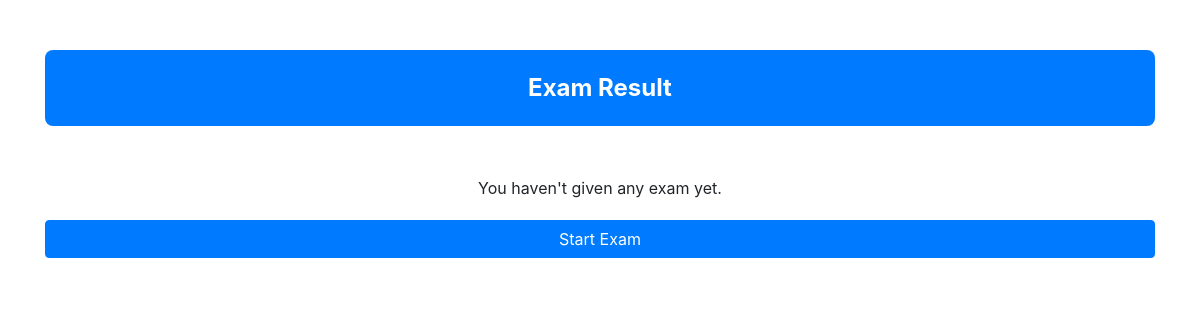
Page /view_score/ (signed in) on the earlier database version.
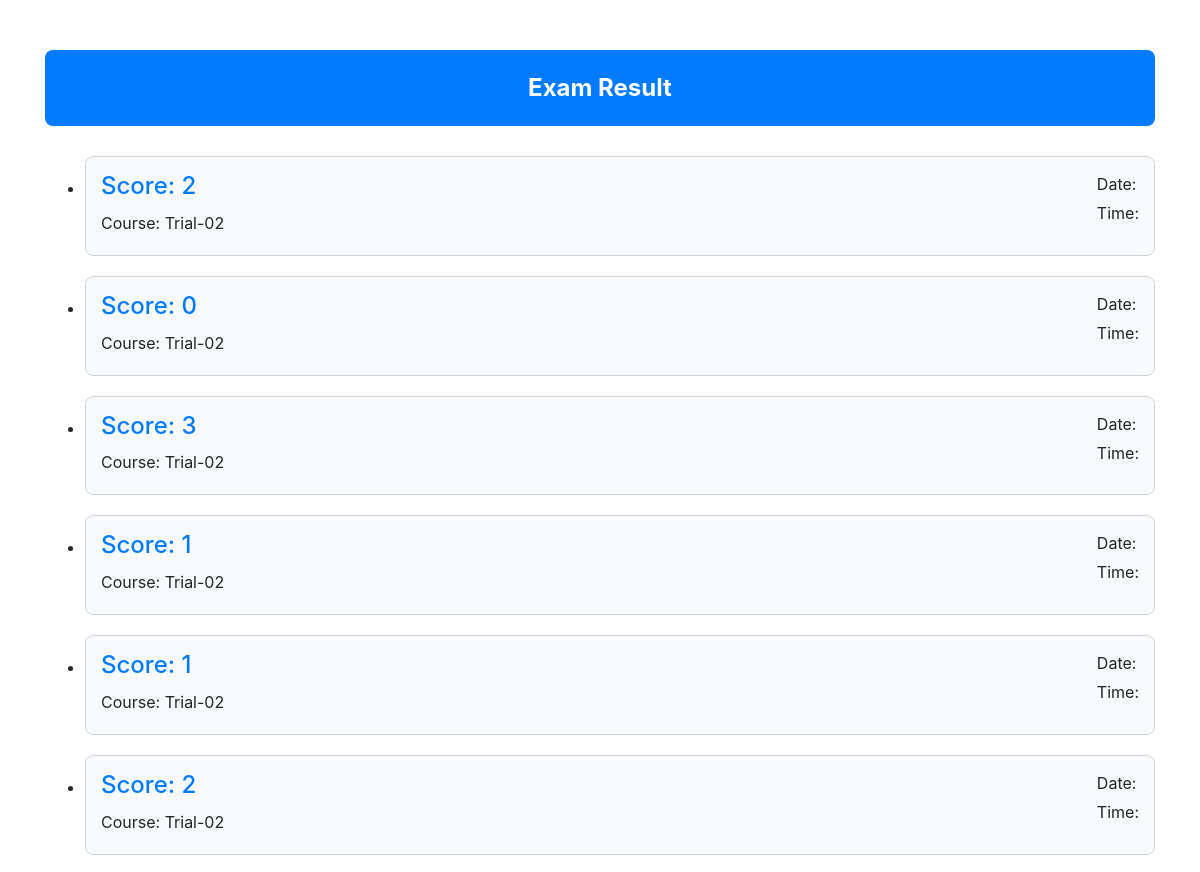
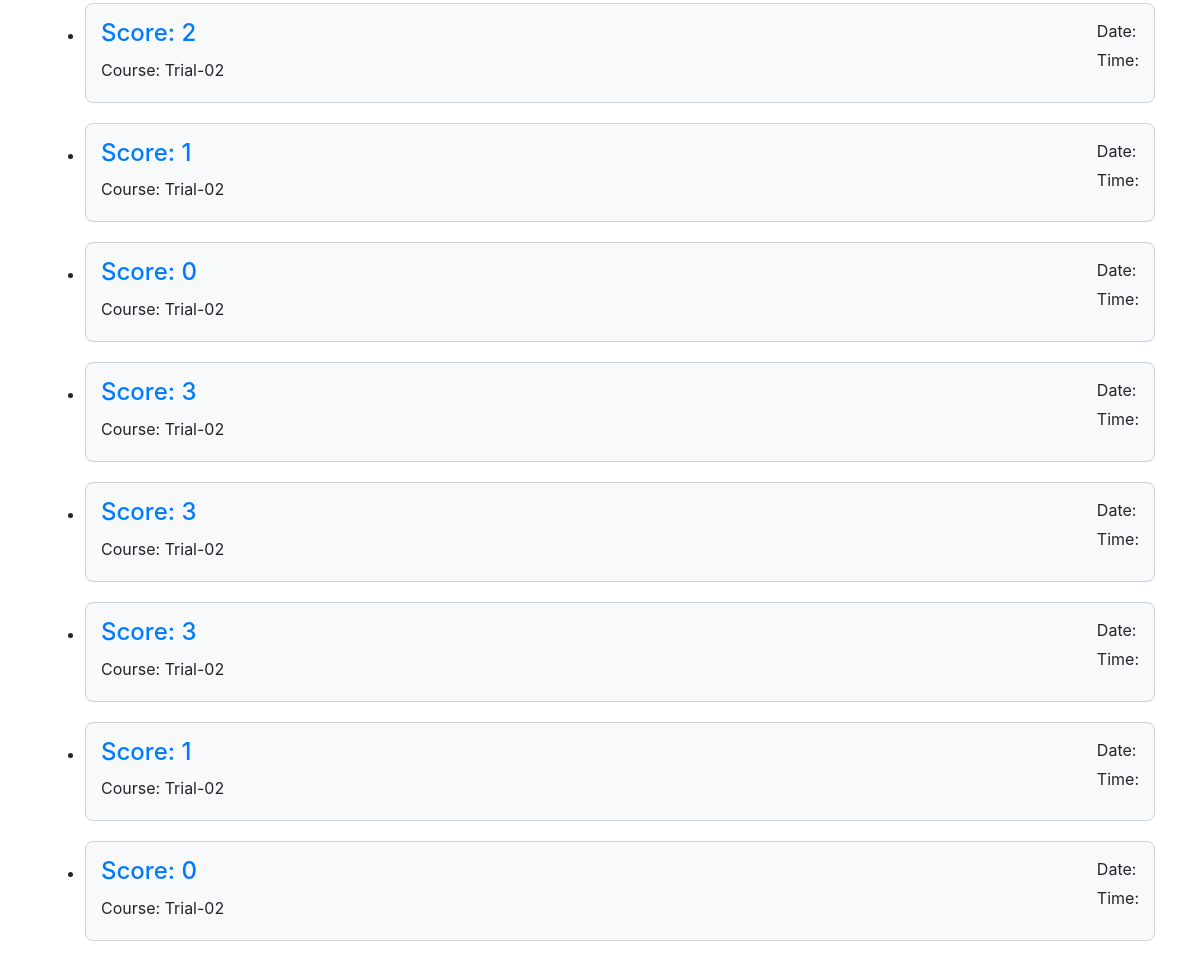
Same page on the later database version (2 pictures, top to bottom).
### main/models.py (models this page shows, shortened)
class ScoreBoard(models.Model):
    course = models.ForeignKey(Course, on_delete=models.CASCADE)
    user = models.ForeignKey(User, on_delete=models.CASCADE)
    score = models.IntegerField()

class Course(models.Model):
    course_name = models.CharField(max_length=100)

### main/views.py (the view)
# urls.py: path('view_score/', view_score, name='view_score'),  # Add view_score URL
@login_required(login_url='/login')
def view_score(request):
    user = request.user
    scores = ScoreBoard.objects.filter(user=user).select_related('course')
    context = {'score': scores}
    return render(request, 'score.html', context)

### main/templates/score.html (shortened to what this page needs)
<!DOCTYPE html>
<html lang="en">
<head>
  <link rel="stylesheet" href="https://stackpath.bootstrapcdn.com/bootstrap/4.4.1/css/bootstrap.min.css">
</head>
<body>
  <div class="container">
    <div class="result-container">
      <div class="result-header">
        Exam Result
      </div>
      {% if score %}
      <ul class="result-list">
        {% for s in score %}
        <li class="result-item">
          <h4>Score: {{ s.score }}</h4>
          <p>Course: {{ s.course.course_name }}</p>
          <div class="exam-info">
            <p>Date: {{ s.exam_date }}</p>
            <p>Time: {{ s.exam_time }}</p>
          </div>
        </li>
        {% endfor %}
      </ul>
      {% else %}
      <div class="no-result-message">
        <p>You haven't given any exam yet.</p>
        <a class="btn btn-primary" href="/">Start Exam</a>
      </div>
      {% endif %}
    </div>
  </div>
</body>
</html>

### main/templates/score.html (style rules this page uses)
.result-container { margin-top: 50px; }
.result-header { background-color: #007bff; color: #fff; padding: 20px; font-size: 24px; font-weight: bold; text-align: center; border-radius: 8px; }
.result-list { margin-top: 30px; }
.result-item { background-color: #f8f9fa; border: 1px solid #ced4da; border-radius: 8px; margin-bottom: 20px; padding: 15px; position: relative; }
.result-item h4 { margin-bottom: 10px; color: #007bff; margin-top: 0; }
.result-item p { margin-bottom: 5px; }
.exam-info { position: absolute; top: 15px; right: 15px; }
.exam-info p { margin-bottom: 5px; }

Differences in the rows shown:
added ScoreBoard: score "2", course.course_name "Trial-02"
added ScoreBoard: score "0", course.course_name "Trial-02"
added ScoreBoard: score "3", course.course_name "Trial-02"
added ScoreBoard: score "1", course.course_name "Trial-02"
added ScoreBoard: score "1", course.course_name "Trial-02"
added ScoreBoard: score "2", course.course_name "Trial-02"
added ScoreBoard: score "2", course.course_name "Trial-02"
added ScoreBoard: score "1", course.course_name "Trial-02"
added ScoreBoard: score "0", course.course_name "Trial-02"
added ScoreBoard: score "3", course.course_name "Trial-02"
added ScoreBoard: score "3", course.course_name "Trial-02"
added ScoreBoard: score "3", course.course_name "Trial-02"
added ScoreBoard: score "1", course.course_name "Trial-02"
added ScoreBoard: score "0", course.course_name "Trial-02"
Other differences:
text no longer shown: "You haven't given any exam yet. Start Exam"
